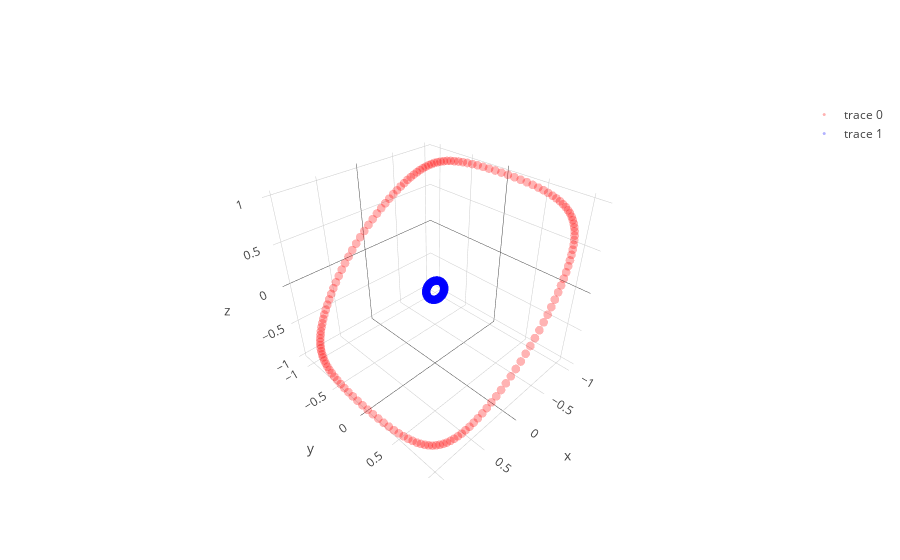

Notebook source saved alongside this figure:
### Code cell
# with all scale
expand_dim = 3
w1 = np.random.randn(2,expand_dim)
w2 = np.random.randn(expand_dim,1)

a = np.ones(expand_dim)
b = np.ones(expand_dim)
c = np.zeros(expand_dim)

w1 = _sym_decorrelation(w1)
w2 = w2/(np.sqrt(np.sum(w2**2)))

temp_X = np.copy(X)
mini_batch_size = 10
for iter in range(1000):
    cum_loss = 0; temp_X   = shuffle(temp_X)
    
    for mini_batch in range(0,len(X),mini_batch_size):
        current_batch = temp_X[mini_batch:mini_batch+mini_batch_size]
        
        layer1 = current_batch @ w1
        layer1a= a*g(b*layer1)+c
        layer2 = layer1a       @ w2
        loss   = w2.T @ layer1a.T @ layer1a @ w2
        
        grad2 = -layer1a.T @ layer1a @ w2 
        grad1a= -layer1a@w2@w2.T
        grada = grad1a*g(b*layer1)
        gradb = grad1a*a*g_grad(b*layer1)*layer1
        gradc = grad1a
        grad1 = current_batch.T @(grad1a*a*g_grad(b*layer1)*b) - current_batch.T @ current_batch @ w1 

        w2 = w2 - 0.000009 * grad2
        a = a -   0.000005 * grada.mean(0)
        b = b -   0.000005 * gradb.mean(0)
        c = c -   0.000005 * gradc.mean(0)
        w1 = w1 - 0.000009 * grad1
        
        w1 = _sym_decorrelation(w1)
        w2 = w2/(np.sqrt(np.sum(w2**2)))
        cum_loss      = cum_loss + loss.mean()
        
    if iter%200==0:print('Iter : ',iter," Loss: ",cum_loss)

# projection
projected_mine = (a*g(b*(X @ w1))+c) @ w2

plt.figure(figsize=(20,5))
plt.subplot(1, 3, 1)
# plt.scatter(X[:, 0], X[:,1], color='red', alpha=0.5)
plt.scatter(X[y==0, 0], X[y==0, 1], color='red', alpha=0.5)
plt.scatter(X[y==1, 0], X[y==1, 1], color='blue', alpha=0.5)
plt.quiver(X.mean(0)[0], X.mean(0)[1], evector[0,0],evector[0,1], color=['b'], scale=2.5)
plt.quiver(X.mean(0)[0], X.mean(0)[1], evector[1,0],evector[1,1], color=['g'], scale=2.5)

plt.subplot(1, 3, 2,projection='3d')
one_layer_project = (a*g(b*(X @ w1))+c)
plt.scatter(one_layer_project[:,0],one_layer_project[:,1],one_layer_project[:,2], color='red')

plt.subplot(1, 3, 3)
# plt.scatter(projected_mine, np.zeros(len(projected_mine) ), color='red', alpha=0.5)
plt.scatter(projected_mine[y==0], np.zeros((len(projected_mine)//2)), color='red', alpha=0.5)
plt.scatter(projected_mine[y==1], np.zeros((len(projected_mine)//2)), color='blue', alpha=0.5)

plt.show()

trace1 = go.Scatter3d(
    x=one_layer_project[y==0,0],
    y=one_layer_project[y==0,1],
    z=one_layer_project[y==0,2],
    mode='markers',
    line=dict(color='red',width=0.5),
    marker=dict(size=3,opacity=0.3)
)

trace2 = go.Scatter3d(
    x=one_layer_project[y==1,0],
    y=one_layer_project[y==1,1],
    z=one_layer_project[y==1,2],
    mode='markers',
    line=dict(color='blue',width=0.5),
    marker=dict(size=3,opacity=0.3)
)
data = [trace1,trace2]
fig  = go.Figure(data=data)
iplot(fig)

### Figure 1 — Plotly figure (JSON) as saved in the notebook; plotly's stock layout.template omitted (floating-point values rounded to 4 significant figures; data arrays with more than 128 entries replaced by an {"elided": "..."} marker saying what was removed)
{"data": [{"line": {"color": "red", "width": 0.5}, "marker": {"opacity": 0.3, "size": 3}, "mode": "markers", "type": "scatter3d", "uid": "35c79237-4db8-4989-be43-a6c812b8bdef", "x": {"elided": "150 float values"}, "y": {"elided": "150 float values"}, "z": {"elided": "150 float values"}}, {"line": {"color": "blue", "width": 0.5}, "marker": {"opacity": 0.3, "size": 3}, "mode": "markers", "type": "scatter3d", "uid": "a2cb6419-58f3-4ece-9734-0f57147f8717", "x": {"elided": "150 float values"}, "y": {"elided": "150 float values"}, "z": {"elided": "150 float values"}}], "layout": {}}
